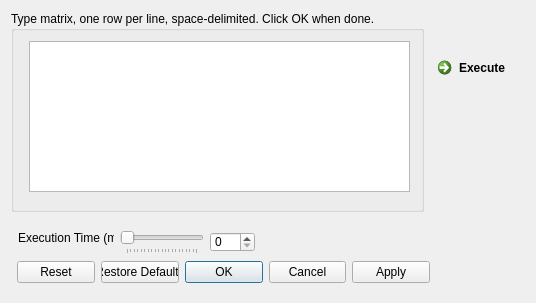
<?xml version="1.0" encoding="UTF-8"?>
<ui version="4.0">
 <class>CreateMatrix</class>
 <widget class="QDialog" name="CreateMatrix">
  <property name="geometry">
   <rect>
    <x>0</x>
    <y>0</y>
    <width>536</width>
    <height>303</height>
   </rect>
  </property>
  <property name="windowTitle">
   <string>Dialog</string>
  </property>
  <widget class="QDialogButtonBox" name="buttonBox">
   <property name="geometry">
    <rect>
     <x>17</x>
     <y>261</y>
     <width>413</width>
     <height>23</height>
    </rect>
   </property>
   <property name="orientation">
    <enum>Qt::Horizontal</enum>
   </property>
   <property name="standardButtons">
    <set>QDialogButtonBox::Apply|QDialogButtonBox::Cancel|QDialogButtonBox::Ok|QDialogButtonBox::Reset|QDialogButtonBox::RestoreDefaults</set>
   </property>
   <property name="centerButtons">
    <bool>false</bool>
   </property>
  </widget>
  <widget class="QGroupBox" name="groupBox">
   <property name="geometry">
    <rect>
     <x>11</x>
     <y>11</y>
     <width>413</width>
     <height>201</height>
    </rect>
   </property>
   <property name="title">
    <string>Type matrix, one row per line, space-delimited. Click OK when done.</string>
   </property>
   <widget class="QPlainTextEdit" name="matrixTextEdit_">
    <property name="geometry">
     <rect>
      <x>18</x>
      <y>30</y>
      <width>381</width>
      <height>151</height>
     </rect>
    </property>
   </widget>
  </widget>
  <widget class="QLabel" name="executionTimeLabel_">
   <property name="geometry">
    <rect>
     <x>18</x>
     <y>230</y>
     <width>96</width>
     <height>16</height>
    </rect>
   </property>
   <property name="text">
    <string>Execution Time (ms)</string>
   </property>
  </widget>
  <widget class="QSpinBox" name="executionTimeSpinBox_">
   <property name="geometry">
    <rect>
     <x>210</x>
     <y>232</y>
     <width>45</width>
     <height>20</height>
    </rect>
   </property>
   <property name="readOnly">
    <bool>false</bool>
   </property>
   <property name="maximum">
    <number>5000</number>
   </property>
  </widget>
  <widget class="QSlider" name="executionTimeHorizontalSlider_">
   <property name="geometry">
    <rect>
     <x>120</x>
     <y>230</y>
     <width>84</width>
     <height>24</height>
    </rect>
   </property>
   <property name="maximum">
    <number>5000</number>
   </property>
   <property name="singleStep">
    <number>10</number>
   </property>
   <property name="pageStep">
    <number>250</number>
   </property>
   <property name="orientation">
    <enum>Qt::Horizontal</enum>
   </property>
   <property name="tickPosition">
    <enum>QSlider::TicksBelow</enum>
   </property>
  </widget>
  <widget class="QCommandLinkButton" name="executeButton_">
   <property name="geometry">
    <rect>
     <x>430</x>
     <y>50</y>
     <width>185</width>
     <height>41</height>
    </rect>
   </property>
   <property name="text">
    <string>Execute</string>
   </property>
  </widget>
 </widget>
 <resources/>
 <connections>
  <connection>
   <sender>buttonBox</sender>
   <signal>accepted()</signal>
   <receiver>CreateMatrix</receiver>
   <slot>accept()</slot>
   <hints>
    <hint type="sourcelabel">
     <x>248</x>
     <y>254</y>
    </hint>
    <hint type="destinationlabel">
     <x>157</x>
     <y>274</y>
    </hint>
   </hints>
  </connection>
  <connection>
   <sender>buttonBox</sender>
   <signal>rejected()</signal>
   <receiver>CreateMatrix</receiver>
   <slot>reject()</slot>
   <hints>
    <hint type="sourcelabel">
     <x>316</x>
     <y>260</y>
    </hint>
    <hint type="destinationlabel">
     <x>286</x>
     <y>274</y>
    </hint>
   </hints>
  </connection>
  <connection>
   <sender>executionTimeHorizontalSlider_</sender>
   <signal>valueChanged(int)</signal>
   <receiver>executionTimeSpinBox_</receiver>
   <slot>setValue(int)</slot>
   <hints>
    <hint type="sourcelabel">
     <x>242</x>
     <y>25</y>
    </hint>
    <hint type="destinationlabel">
     <x>400</x>
     <y>25</y>
    </hint>
   </hints>
  </connection>
  <connection>
   <sender>executionTimeSpinBox_</sender>
   <signal>valueChanged(int)</signal>
   <receiver>executionTimeHorizontalSlider_</receiver>
   <slot>setValue(int)</slot>
   <hints>
    <hint type="sourcelabel">
     <x>400</x>
     <y>25</y>
    </hint>
    <hint type="destinationlabel">
     <x>242</x>
     <y>25</y>
    </hint>
   </hints>
  </connection>
 </connections>
</ui>
